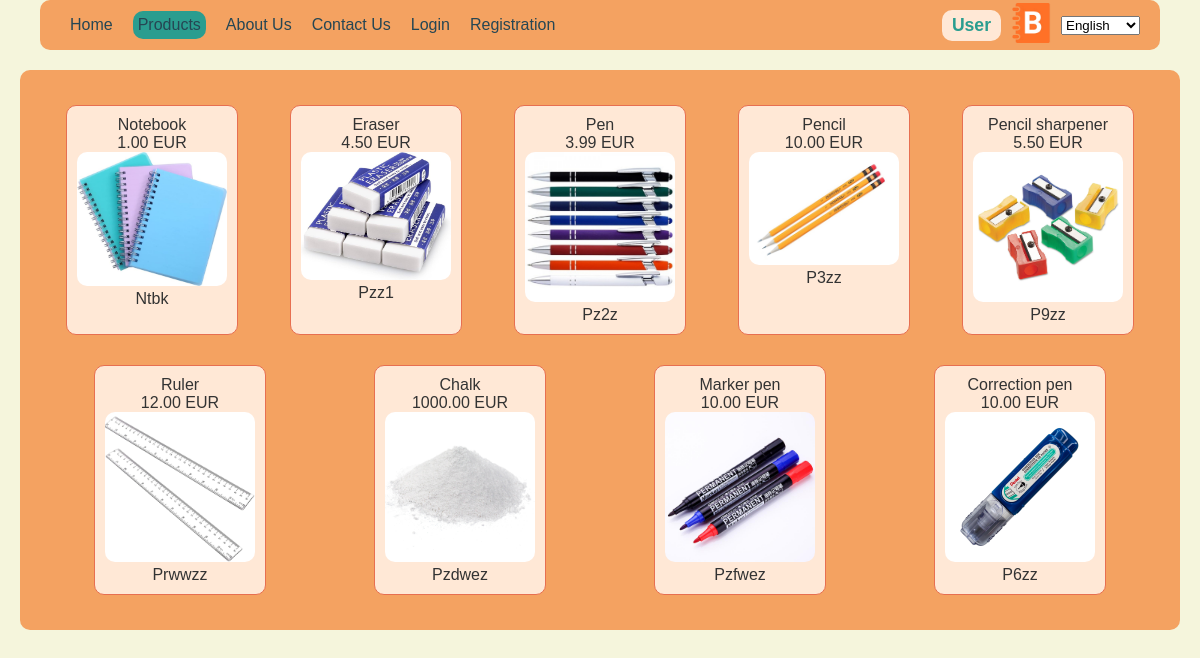
/Products.php, run on the app's committed database.
### tables this page shows
CREATE TABLE Products (
    ID INT PRIMARY KEY AUTO_INCREMENT,
    NameEn CHAR(50),
    Price DECIMAL(10, 2),
    DescEn VARCHAR(5000),
    ImageFile CHAR(50),
    NameUa CHAR(50),
    DescUa VARCHAR(5000)
);

### CommonCode.php (the view, shortened to what this page needs)
<?php
$host = "localhost";
$userName = "root";
$psw = "";
$dbName = "Db4Webpage";
$conn = mysqli_connect($host, $userName, $psw, $dbName);
$arrayOfStrings = [];
$lang = $_SESSION["language"] === "UA" ? "Ukrainian" : "English";
$sql = "SELECT Name, $lang FROM Translations";
$result = mysqli_query($conn, $sql);
if ($result) {
    while ($row = mysqli_fetch_assoc($result)) {
        $arrayOfStrings[$row["Name"]] = $row[$lang];
    }
}
function NavigationBar($buttonToHighlight)
{
    global $arrayOfStrings;
?>
    <div class="NavCenter">
        <div class="NavBar">
            <div class="MainLinks">
                <a href="Home.php" <?php if ($buttonToHighlight == "Home") {
                                        echo "class='active'";
                                    } ?>><?= $arrayOfStrings["HomeTitle"] ?></a>
                <a href="Products.php" <?php if ($buttonToHighlight == "Products") {
                                            echo "class='active'";
                                        } ?>><?= $arrayOfStrings["ProductsTitle"] ?></a>
                <a href="About.php" <?php if ($buttonToHighlight == "About") {
                                        echo "class='active'";
                                    } ?>><?= $arrayOfStrings["AboutTitle"] ?></a>
                <a href="Contact.php" <?php if ($buttonToHighlight == "Contact") {
                                            echo "class='active'";
                                        } ?>><?= $arrayOfStrings["ContactTitle"] ?></a>
                <?php if (isset($_SESSION["UserLoggedIn"]) && $_SESSION["UserLoggedIn"]) { ?>
                    <a href="PasswordChange.php" <?php if ($buttonToHighlight == "PasswordChange") {
                                                        echo "class='active'";
                                                    } ?>>Password Change</a>
                    <?php if (isAdmin()) { ?>
                        <a href="AddProduct.php" <?php if ($buttonToHighlight === "AddProduct") {
                                                        echo "class='active'";
                                                    } ?>><?= $arrayOfStrings["AddProductButton"] ?></a>
                        <a href="AdminOrders.php" <?php if ($buttonToHighlight == "AdminOrders") {
                                                        echo "class='active'";
                                                    } ?>><?= $arrayOfStrings["OrdersTitle"] ?></a>
                    <?php } ?>
                    <?php if (isUser()) { ?>
                        <a href="Cart.php" <?php if ($buttonToHighlight == "Cart") {
                                                echo "class='active'";
                                            }  ?>><?= $arrayOfStrings["CartTitle"] ?></a>
                    <?php } ?>
                    <a href="Logout.php" <?php if ($buttonToHighlight === "Logout") {
                                                echo "class='active'";
                                            } ?>><?= $arrayOfStrings["LogoutTitle"] ?></a>
                <?php } else { ?>
                    <a href="Login.php" <?php if ($buttonToHighlight === "Login") {
                                            echo "class='active'";
                                        } ?>><?= $arrayOfStrings["LoginTitle"] ?></a>
                    <a href="Registration.php" <?php if ($buttonToHighlight === "Registration") {
                                                    echo "class='active'";
                                                } ?>><?= $arrayOfStrings["RegistrationTitle"] ?></a>
                <?php } ?>
            </div>
            <div class="Icons">
                <div class="user-name">
                    <?php
                    if (isset($_SESSION["UserLoggedIn"]) && $_SESSION["UserLoggedIn"]) {
                        echo $_SESSION["User"];
                    } else {
                        echo $arrayOfStrings["User"];
                    }
                    ?>
                </div>
                <div class="logo-container">
                    <img src="./images/logo.png" alt="Logo" class="logo">
                </div>
                <form method="get">
                    <select name="language" onchange="this.form.submit()">
                        <option value="EN" <?= $_SESSION["language"] == "EN" ? "selected" : "" ?>>English</option>
                    </select>
                </form>
            </div>
        </div>
    </div>
    <?php
}
function buildProducts()
{
    global $conn;
    $sqlSelect = $conn->prepare("SELECT * from Products");
    $sqlSelect->execute();
    $result = $sqlSelect->get_result();
    while ($row = $result->fetch_assoc()) {
    ?>
        <div class="product">
            <div><?= ($_SESSION["language"] == "EN") ? $row["NameEn"] : $row["NameUa"] ?></div>
            <div><?= $row["Price"] ?> EUR</div>
            <img src="./images/<?= $row["ImageFile"] ?>">
            <div><?= ($_SESSION["language"] == "EN") ? $row["DescEn"] : $row["DescUa"] ?></div>
        </div>
<?php
    }
}
?>

### Products.php (shortened to what this page needs)
<!DOCTYPE html>
<html lang="en">
<head>
    <link rel="stylesheet" href="Website.css?<?= print(time());?>" />
</head>
<body>
    <?php
        include_once("CommonCode.php");
        NavigationBar("Products");
    ?>
    <section class="product-gallery">
 <?php
buildProducts();
 ?>
    </section>
</body>
</html>

### Website.css (style rules this page uses)
body { background-color: beige; color: #333; font-family: Arial, sans-serif; margin: 0; padding: 0; }
.NavCenter { display: flex; justify-content: center; }
.NavBar { width: 90%; background-color: #f4a261; height: 50px; display: flex; justify-content: space-between; align-items: center; padding: 0 20px; border-radius: 10px; position: relative; }
.MainLinks { display: flex; align-items: center; }
.NavBar a { margin: 10px; text-decoration: none; color: #264653; }
.Icons { display: flex; align-items: center; }
.Icons img { height: 40px; margin-right: 10px; }
.active { background-color: #2a9d8f; color: white; padding: 5px; border-radius: 10px; }
header, .about, .product-gallery { text-align: center; margin: 20px; padding: 20px; background-color: #f4a261; border-radius: 10px; }
.product-gallery { display: flex; justify-content: space-around; flex-wrap: wrap; }
.product { margin: 15px; padding: 10px; background-color: #ffe8d6; border: 1px solid #e76f51; border-radius: 10px; text-align: center; }
.product img { max-width: 150px; border-radius: 10px; }
.user-name { font-size: 1.1em; font-weight: bold; color: #2a9d8f; background-color: #ffe8d6; padding: 5px 10px; border-radius: 10px; margin-right: 10px; transition: background-color 0.3s, color 0.3s; }

### data on the page
products: NameEn "Notebook", Price "1.00", ImageFile (picture), DescEn "Ntbk"
products: NameEn "Eraser", Price "4.50", ImageFile (picture), DescEn "Pzz1"
products: NameEn "Pen", Price "3.99", ImageFile (picture), DescEn "Pz2z"
products: NameEn "Pencil", Price "10.00", ImageFile (picture), DescEn "P3zz"
products: NameEn "Pencil sharpener", Price "5.50", ImageFile (picture), DescEn "P9zz"
products: NameEn "Ruler", Price "12.00", ImageFile (picture), DescEn "Prwwzz"
products: NameEn "Chalk", Price "1000.00", ImageFile (picture), DescEn "Pzdwez"
products: NameEn "Marker pen", Price "10.00", ImageFile (picture), DescEn "Pzfwez"
products: NameEn "Correction pen", Price "10.00", ImageFile (picture), DescEn "P6zz"

### other printed values
$arrayOfStrings["HomeTitle"] "Home"
$arrayOfStrings["ProductsTitle"] "Products"
$arrayOfStrings["AboutTitle"] "About Us"
$arrayOfStrings["ContactTitle"] "Contact Us"
$arrayOfStrings["LoginTitle"] "Login"
$arrayOfStrings["RegistrationTitle"] "Registration"
$arrayOfStrings["User"] "User"
